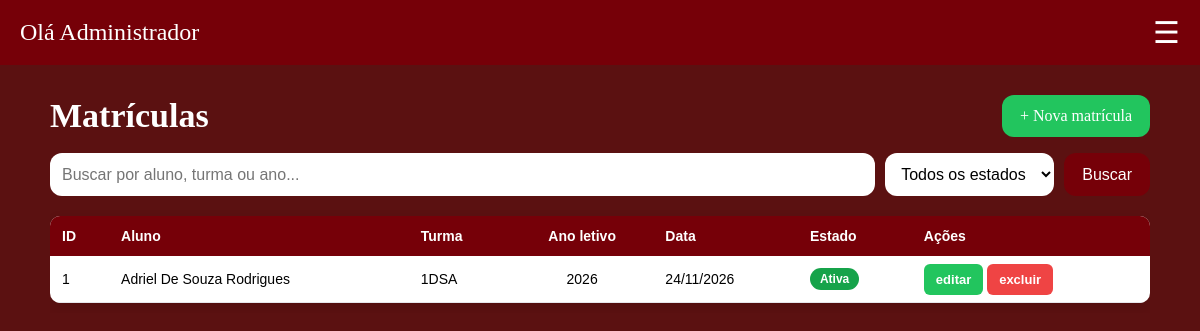
/Gestao-Escolar/php/admin/listarmatricula.php (signed in), run on the app's committed database.
### tables this page shows
CREATE TABLE IF NOT EXISTS `matricula` (
  `id_matricula` int NOT NULL AUTO_INCREMENT,
  `id_aluno` int NOT NULL,
  `id_turma` int NOT NULL,
  `ano_letivo` int NOT NULL,
  `data_matricula` date DEFAULT NULL,
  `estado` enum('Ativa','Concluida','Cancelada','Transferida') NOT NULL,
  PRIMARY KEY (`id_matricula`),
  UNIQUE KEY `id_aluno` (`id_aluno`,`ano_letivo`),
  KEY `id_turma` (`id_turma`),
  CONSTRAINT `matricula_ibfk_1` FOREIGN KEY (`id_aluno`) REFERENCES `aluno` (`id_aluno`),
  CONSTRAINT `matricula_ibfk_2` FOREIGN KEY (`id_turma`) REFERENCES `turma` (`id_turma`)
);

CREATE TABLE IF NOT EXISTS `aluno` (
  `id_aluno` int NOT NULL AUTO_INCREMENT,
  `nome` varchar(100) NOT NULL,
  `email` varchar(50) DEFAULT NULL,
  `data_nascimento` date DEFAULT NULL,
  `cpf` varchar(14) NOT NULL,
  `tel` varchar(20) DEFAULT NULL,
  `responsavel` varchar(100) NOT NULL,
  PRIMARY KEY (`id_aluno`),
  UNIQUE KEY `cpf` (`cpf`),
  UNIQUE KEY `email` (`email`)
);

CREATE TABLE IF NOT EXISTS `turma` (
  `id_turma` int NOT NULL AUTO_INCREMENT,
  `nome_turma` varchar(50) NOT NULL,
  `serie` varchar(20) NOT NULL,
  `turno` varchar(20) DEFAULT NULL,
  `ano_letivo` int NOT NULL,
  PRIMARY KEY (`id_turma`)
);

### Gestao-Escolar/php/verifica.php (called while the page is built, shortened)
<?php
function h($texto) {
    return htmlspecialchars((string)$texto, ENT_QUOTES, 'UTF-8');
}
function consulta($sql, $query, $tipos = "", $params = []) {
    $stmt = $sql->prepare($query);
    if ($tipos !== "") {
        $stmt->bind_param($tipos, ...$params);
    }
    $stmt->execute();
    return $stmt;
}
function data_br($data) {
    return $data ? date("d/m/Y", strtotime($data)) : "—";
}
function rotulo_estado($estado) {
    return $estado === "Concluida" ? "Concluída" : $estado;
}

### Gestao-Escolar/php/admin/listarmatricula.php (the view, shortened to what this page needs)
<?php
include "../verifica.php";
include_once "../conexao.php";
$busca = trim($_GET["busca"] ?? "");
$like = "%" . $busca . "%";
$consulta = "SELECT m.*, a.nome AS aluno, t.nome_turma
             FROM matricula m
             JOIN aluno a ON a.id_aluno = m.id_aluno
             JOIN turma t ON t.id_turma = m.id_turma
             WHERE (a.nome LIKE ? OR t.nome_turma LIKE ? OR CAST(m.ano_letivo AS CHAR) LIKE ?)";
$tipos = "sss";
$params = [$like, $like, $like];
$consulta .= " ORDER BY m.ano_letivo DESC, a.nome";
$query = consulta($sql, $consulta, $tipos, $params)->get_result();
?>
<!DOCTYPE html>
<html lang="pt-br">
<head>
    <link rel="stylesheet" href="../../css/style.css">
</head>
<body class="sla">
<?php include "../includes/header_admin.php"; ?>
<div class="container">
  <div class="page-head">
    <h2 class="titulo-pag">Matrículas</h2>
    <a class="btn-novo" href="cadmatricula.php">+ Nova matrícula</a>
  </div>
  <form method="get" class="toolbar">
    <input type="search" name="busca" class="busca" placeholder="Buscar por aluno, turma ou ano..." value="<?php echo h($busca); ?>">
    <select name="estado">
      <option value="">Todos os estados</option>
    </select>
    <button class="btn" type="submit">Buscar</button>
  </form>
  <div class="tabela-wrap">
    <table>
      <thead>
        <tr><th>ID</th><th>Aluno</th><th>Turma</th><th class="num">Ano letivo</th><th>Data</th><th>Estado</th><th>Ações</th></tr>
      </thead>
      <tbody>
<?php while ($row = $query->fetch_assoc()): ?>
        <tr>
          <td><?php echo (int)$row['id_matricula']; ?></td>
          <td><?php echo h($row['aluno']); ?></td>
          <td><?php echo h($row['nome_turma']); ?></td>
          <td class="num"><?php echo (int)$row['ano_letivo']; ?></td>
          <td><?php echo data_br($row['data_matricula']); ?></td>
          <td><?php echo '<span class="badge badge-' . strtolower($row['estado']) . '">' . h(rotulo_estado($row['estado'])) . '</span>'; ?></td>
          <td class="acoes">
            <a class="btn-editar" href="edmatricula.php?id=<?php echo (int)$row['id_matricula']; ?>">editar</a>
            <a class="btn-excluir" href="../excmatricula.php?id=<?php echo (int)$row['id_matricula']; ?>">excluir</a>
          </td>
        </tr>
<?php endwhile; ?>
      </tbody>
    </table>
  </div>
</div>
</body>
</html>

### Gestao-Escolar/css/style.css (style rules this page uses)
.sla { margin: 0; background-color: rgb(91, 17, 17); }
a { text-decoration: none; }
table { width: 100%; border-collapse: collapse; margin: 20px 0; font-family: Arial, sans-serif; background: #fff; box-shadow: 0 4px 12px rgba(0,0,0,0.1); border-radius: 10px; overflow: hidden; }
table th { background: #eb25b3; color: white; padding: 12px; text-align: left; font-size: 14px; }
table td { padding: 12px; border-bottom: 1px solid #e5e7eb; font-size: 14px; }
.btn-editar, .btn-excluir { text-decoration: none; padding: 8px 12px; border-radius: 6px; color: white; font-size: 13px; font-weight: bold; }
.btn-editar { background-color: #22c55e; }
.btn-excluir { background-color: #ef4444; }
.container { max-width: 1100px; margin: 30px auto; padding: 0 20px; }
.page-head { display: flex; justify-content: space-between; align-items: center; flex-wrap: wrap; gap: 12px; margin-bottom: 16px; }
.titulo-pag { color: #ffffff; font-size: 34px; margin: 0; }
.btn, .btn-novo, .btn-form { display: inline-block; cursor: pointer; border: none; border-radius: 12px; padding: 12px 18px; font-size: 16px; background-color: rgb(118, 0, 8); color: #ffffff; transition: 0.2s; }
.btn-novo { background-color: #22c55e; }
.toolbar { display: flex; flex-wrap: wrap; gap: 10px; margin-bottom: 10px; }
.toolbar input, .toolbar select { padding: 12px; border-radius: 12px; border: none; outline: none; background-color: #ffffff; font-size: 16px; }
.toolbar .busca { flex: 1; min-width: 220px; }
.tabela-wrap { overflow-x: auto; }
.tabela-wrap table { margin: 10px 0; }
.tabela-wrap table th { background: rgb(118, 0, 8); white-space: nowrap; }
.tabela-wrap td.acoes { white-space: nowrap; }
.tabela-wrap td.num, .tabela-wrap th.num { text-align: center; }
.badge { display: inline-block; padding: 4px 10px; border-radius: 20px; font-size: 12px; font-weight: bold; color: #ffffff; }
.badge-ativa, .badge-aluno { background-color: #16a34a; }

### data on the page
matricula: id_matricula "1", id_aluno.nome "Adriel De Souza Rodrigues", id_turma.nome_turma "1DSA", ano_letivo "2026", data_matricula "24/11/2026", estado "Ativa"
